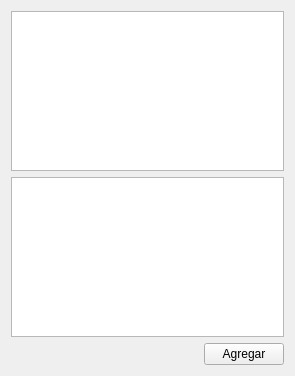
<?xml version="1.0" encoding="UTF-8"?>
<ui version="4.0">
 <class>ControlUsuariosForm</class>
 <widget class="QWidget" name="ControlUsuariosForm">
  <property name="geometry">
   <rect>
    <x>0</x>
    <y>0</y>
    <width>295</width>
    <height>376</height>
   </rect>
  </property>
  <property name="windowTitle">
   <string>Form</string>
  </property>
  <layout class="QGridLayout" name="gridLayout">
   <item row="0" column="0" colspan="2">
    <widget class="QTableView" name="tableViewUsuario"/>
   </item>
   <item row="1" column="0" colspan="2">
    <widget class="QTableView" name="tableViewAdmin"/>
   </item>
   <item row="2" column="0">
    <spacer name="horizontalSpacer">
     <property name="orientation">
      <enum>Qt::Horizontal</enum>
     </property>
     <property name="sizeHint" stdset="0">
      <size>
       <width>193</width>
       <height>20</height>
      </size>
     </property>
    </spacer>
   </item>
   <item row="2" column="1">
    <widget class="QPushButton" name="agregarPushButton">
     <property name="text">
      <string>Agregar</string>
     </property>
    </widget>
   </item>
  </layout>
 </widget>
 <resources/>
 <connections/>
</ui>
